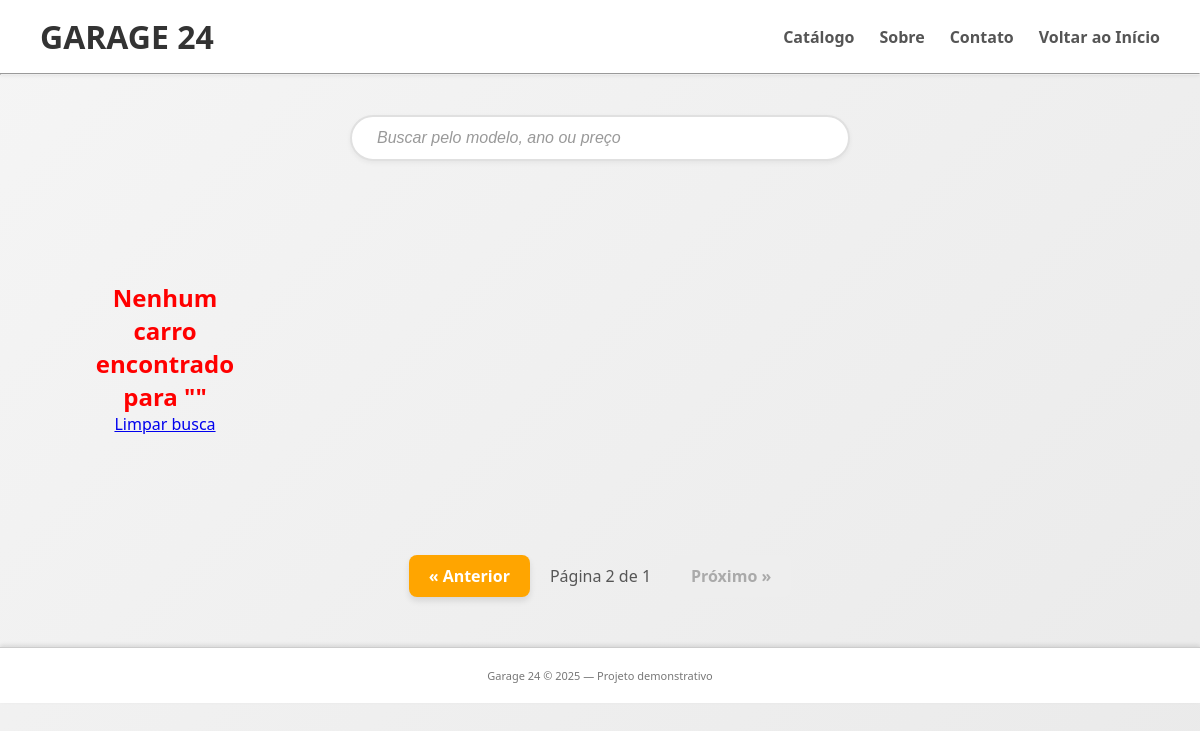
Before: /catalogo?pagina=2&busca= with the older database file.
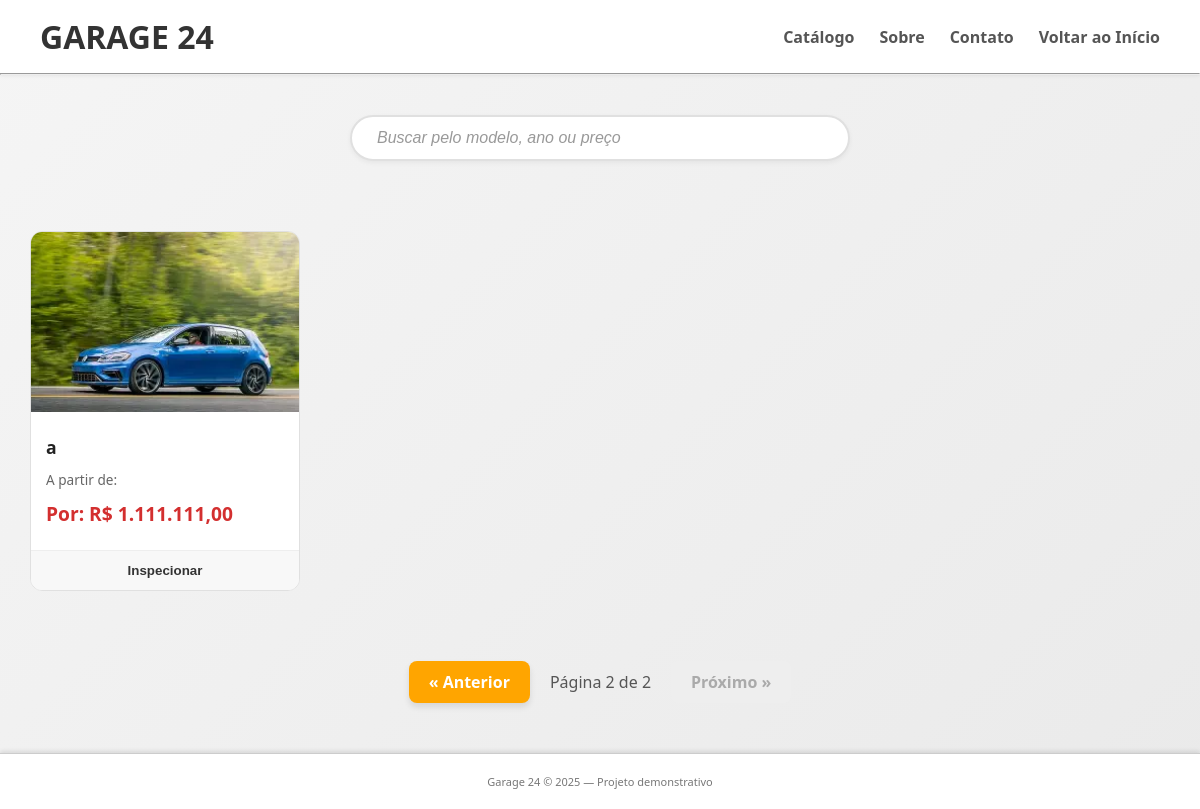
After: the same page with the newer database file.
### tables this page shows
CREATE TABLE carros (
  id INTEGER PRIMARY KEY AUTOINCREMENT,
  modelo TEXT NOT NULL,
  ano INTEGER,
  preco REAL,
  imagem TEXT
, marca TEXT, versao TEXT, motor TEXT, potencia INTEGER, cambio TEXT, combustivel TEXT, consumo_cidade REAL, consumo_estrada REAL, km INTEGER, condicao TEXT DEFAULT 'Novo', portas INTEGER, lugares INTEGER, equipamentos TEXT, auto_preenchido INTEGER DEFAULT 0);

### app/routes.py (the view, shortened to what this page needs)
@app.route('/catalogo', methods=['GET', 'POST'])
def catalogo():
    conn = sqlite3.connect('carros.db')
    cursor = conn.cursor()
    pagina = request.args.get('pagina', 1, type=int)
    busca = request.args.get('busca', '').strip()
    por_pagina = 12
    offset = (pagina - 1) * por_pagina
    if busca:
        filtro_sql = "WHERE modelo LIKE ? OR ano LIKE ? OR preco LIKE ?"
        params = (f'%{busca}%', f'%{busca}%', f'%{busca}%')
    else:
        filtro_sql, params = "", ()
    cursor.execute(f"SELECT COUNT(*) FROM carros {filtro_sql}", params)
    total_carros = cursor.fetchone()[0]
    total_paginas = max(1, (total_carros + por_pagina - 1) // por_pagina)
    query = f"SELECT id, modelo, ano, preco, imagem FROM carros {filtro_sql} LIMIT ? OFFSET ?"
    cursor.execute(query, params + (por_pagina, offset))
    rows = cursor.fetchall()
    carros = [{'id': r[0], 'modelo': r[1], 'ano': r[2], 'preco': formatar_preco(r[3]), 'imagem': r[4]} for r in rows]
    conn.close()
    return render_template('catalogo.html', carros=carros, pagina=pagina, total_paginas=total_paginas, busca=busca)

### app/__init__.py (called while the page is built)
def formatar_preco(valor):
    return f"{valor:,.2f}".replace(",", "X").replace(".", ",").replace("X", ".")

### app/templates/catalogo.html (shortened to what this page needs)
<!DOCTYPE html>
<html>
<head>
    <link rel="stylesheet" href="/static/css/catalogo.css">
</head>
<body>
    <header class="header">
        <h1 class="origem">GARAGE 24</h1>
        <nav class="menu">
            <ul class="menu">
                <li><a href="/catalogo">Catálogo</a></li>
                <li><a href="#">Sobre</a></li>
                <li><a href="#">Contato</a></li>
                <li><a href="/">Voltar ao Início</a></li>
            </ul>
        </nav>
    </header>
    <hr>
    <form action="/catalogo" method="GET" id="form-filtro">
    <input type="text" name="busca" placeholder="Buscar pelo modelo, ano ou preço" id="filtro" value="{{ busca }}">
</form>
 <div id="cards">
  {% for carro in carros %}
    <div class="card">
    <div style="position: relative;">
        <a href="/carro/{{ carro.id }}" class="card-link">
            <img src="{{ carro.imagem }}" alt="Carro {{ carro.modelo }}">
        </a>
    </div>
    <a href="/carro/{{ carro.id }}" class="card-link">
        <p class="modelo">{{ carro.modelo }}</p>
        <p class="intro">A partir de:</p>
        <p class="preco">Por: R$ {{ carro.preco }}</p>
        <button class="btn">Inspecionar</button>
    </a>
</div>
  {% else %}
    <div style="text-align: center; width: 100%; padding: 50px;">
            <h2 style="color: red;">Nenhum carro encontrado para "{{ busca }}"</h2>
            <a href="/catalogo">Limpar busca</a>
        </div>
    {% endfor %}
</div>
<div class="paginacao-container">
    {% if pagina > 1 %}
        <a href="{{ url_for('catalogo', pagina=pagina-1, busca=busca) }}" class="btn-pag">« Anterior</a>
    {% else %}
        <span class="btn-desativado">« Anterior</span>
    {% endif %}
    <span class="pagina-info">Página {{ pagina }} de {{ total_paginas }}</span>
    {% if pagina < total_paginas %}
        <a href="{{ url_for('catalogo', pagina=pagina+1, busca=busca) }}" class="btn-pag">Próximo »</a>
    {% else %}
        <span class="btn-desativado">Próximo »</span>
    {% endif %}
</div>
</body>
<footer>Garage 24 © 2025 — Projeto demonstrativo</footer>
</html>

### app/static/css/catalogo.css (style rules this page uses)
:root { --bg-light: #f5f5f5; --bg-white: #ffffff; --text-dark: #333333; --text-medium: #555555; --text-light: #777777; --accent: #0077cc; --border: #cccccc; --shadow: rgba(0, 0, 0, 0.1); --highlight: #cb0b0b; --header-bg: #ffffff; --button-bg: #0077cc; --button-text: #ffffff; }
* { margin: 0; padding: 0; box-sizing: border-box; }
body { background: linear-gradient(135deg, var(--bg-light), #eaeaea) fixed center/cover no-repeat; font-family: 'Segoe UI', Tahoma, Geneva, Verdana, sans-serif; color: var(--text-dark); }
.header { background-color: var(--header-bg); color: var(--text-dark); padding: 15px 40px; display: flex; justify-content: space-between; align-items: center; white-space: nowrap; box-shadow: 0 2px 4px var(--shadow); }
.menu { list-style: none; display: flex; gap: 25px; }
.menu a { color: var(--text-medium); text-decoration: none; font-weight: 600; transition: color 0.3s ease; }
#cards { display: grid; grid-template-columns: repeat(auto-fill, minmax(250px, 1fr)); gap: 20px; padding: 30px; max-width: 1200px; margin: 0 auto; justify-content: start; }
.card-link { text-decoration: none; color: inherit; display: block; }
.card { position: relative; background-color: #ffffff; border: 1px solid #e0e0e0; border-radius: 12px; overflow: hidden; display: flex; flex-direction: column; height: 100%; transition: transform 0.2s ease, box-shadow 0.2s ease; }
.card img { width: 100%; height: 180px; object-fit: cover; }
.card .modelo { font-size: 1.1rem; font-weight: 700; margin: 15px 15px 5px; color: #222; }
.card .intro { font-size: 0.85rem; color: #666; margin: 0 15px; font-weight: 400; }
.card .preco { font-size: 1.2rem; font-weight: bold; color: #d32f2f; margin: 5px 15px 20px; }
.btn { width: 100%; padding: 12px; border: none; background-color: #f8f8f8; border-top: 1px solid #eee; color: #333; font-weight: 600; cursor: pointer; transition: background 0.3s; }
footer { text-align: center; font-size: 11px; width: 100%; background-color: var(--header-bg); color: var(--text-light); padding: 20px 0; margin-top: 40px; border-top: 1px solid var(--border); box-shadow: 0 -2px 4px var(--shadow); }
.preco { color: var(--highlight); font-weight: bold; font-size: 20px; }
p { padding: 3px 0; color: var(--text-medium); }
.intro { color: var(--text-light); font-weight: 400; }
.modelo { font-weight: bold; }
#form-filtro { display: flex; justify-content: center; margin: 40px auto; max-width: 500px; }
#filtro { width: 100%; padding: 12px 25px; font-size: 16px; border: 2px solid #e0e0e0; border-radius: 50px; outline: none; transition: all 0.3s ease; box-shadow: 0 2px 5px rgba(0,0,0,0.05); }
#filtro::placeholder { color: #999; font-style: italic; }
.paginacao-container { display: flex; justify-content: center; align-items: center; gap: 20px; margin: 30px auto; width: 100%; max-width: 1200px; padding: 10px; }
.btn-pag { background-color: #FFA500; color: white; padding: 10px 20px; text-decoration: none; border-radius: 8px; font-weight: bold; transition: background 0.3s, transform 0.2s; box-shadow: 0 4px 6px var(--shadow); }
.btn-desativado { color: #aaa; background-color: #eee; padding: 10px 20px; border-radius: 8px; cursor: not-allowed; font-weight: bold; }
.pagina-info { font-size: 1rem; color: var(--text-medium); font-weight: 500; }

Changed rows visible on the page:
added carros: imagem (picture), modelo "a", preco "1.111.111,00"
Other visible differences:
{{ total_paginas }}: "1" → "2"
text no longer shown: "Nenhum carro encontrado para \" \" Limpar busca"
